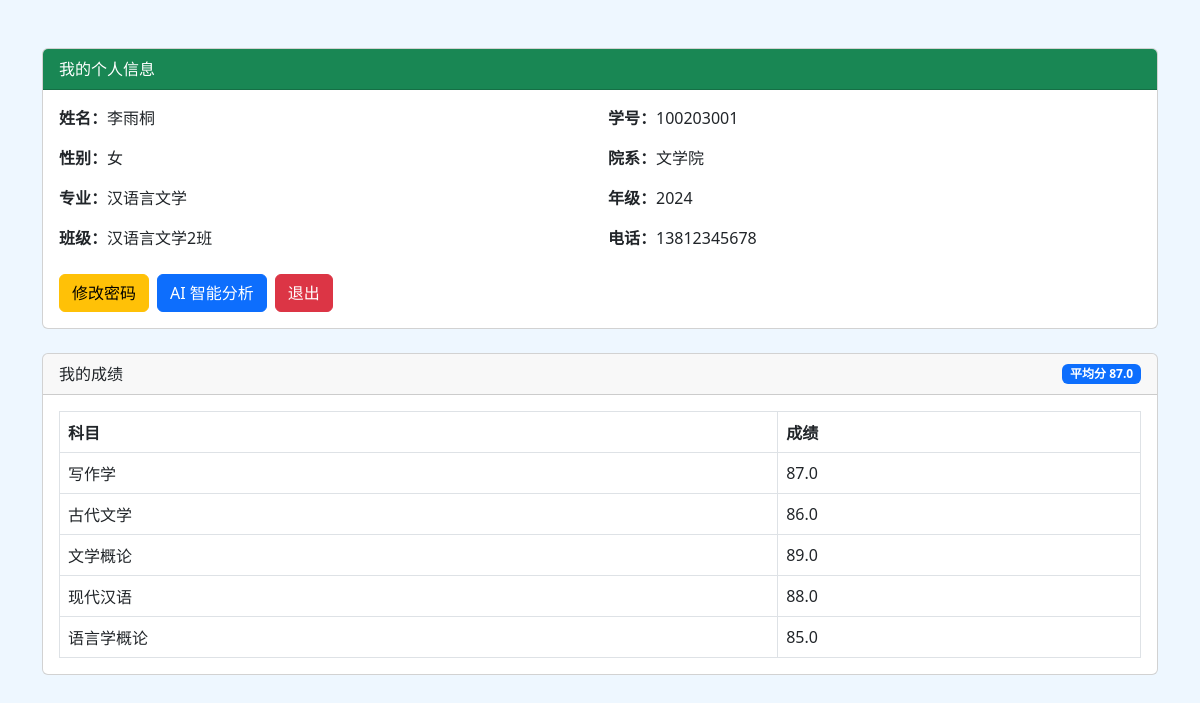
/student/user/center/ (signed in), run on the app's committed database.
### app/models.py (models this page shows, shortened)
class Student(models.Model):
    GENDER_CHOICES = (
        ('男', '男'),
        ('女', '女'),
    )
    sno = models.CharField(max_length=20, primary_key=True, verbose_name='学号')
    name = models.CharField(max_length=20, verbose_name='姓名')
    gender = models.CharField(max_length=2, choices=GENDER_CHOICES, default='男', verbose_name='性别')
    dept = models.CharField(max_length=50, verbose_name='所属院系')
    major = models.CharField(max_length=50, verbose_name='专业')
    grade = models.CharField(max_length=10, verbose_name='年级')
    clazz = models.CharField(max_length=20, verbose_name='班级')
    phone = models.CharField(max_length=11, blank=True, null=True, verbose_name='联系方式')
    add_time = models.DateTimeField(auto_now_add=True, verbose_name='添加时间')
    class Meta:
        verbose_name = '学生信息'
        verbose_name_plural = '学生信息'
        ordering = ['-add_time']

class StudentScore(models.Model):
    student = models.ForeignKey(Student, on_delete=models.CASCADE, related_name='scores', verbose_name='学生')
    subject = models.CharField(max_length=50, verbose_name='科目')
    score = models.FloatField(verbose_name='成绩')
    add_time = models.DateTimeField(auto_now_add=True, verbose_name='录入时间')
    class Meta:
        verbose_name = '学生成绩'
        verbose_name_plural = '学生成绩'
        ordering = ['subject']
        constraints = [
            models.UniqueConstraint(fields=['student', 'subject'], name='unique_student_subject_score'),
        ]

### app/views.py (the view)
# urls.py: path('student/user/center/', views.student_center, name='student_center'),
@student_login_required
def student_center(request):
    sno = request.session.get('student_sno')
    student = get_object_or_404(Student.objects.prefetch_related('scores'), sno=sno)
    scores = list(student.scores.all())
    _, score_summary, _ = _build_validation_report(student, scores)
    return render(
        request,
        'student_center.html',
        {
            'student': student,
            'scores': scores,
            'score_summary': score_summary,
        },
    )

### app/views.py (called while the page is built)
def student_login_required(func):
    @wraps(func)
    def wrapper(request, *args, **kwargs):
        if not request.session.get('student_sno'):
            messages.error(request, '请先登录学生账号。')
            return redirect('student_login')
        return func(request, *args, **kwargs)
    return wrapper

### templates/student_center.html (shortened to what this page needs)
﻿<!DOCTYPE html>
<html lang="zh-CN">
<head>
    <link href="https://cdn.jsdelivr.net/npm/bootstrap@5.3.0/dist/css/bootstrap.min.css" rel="stylesheet">
</head>
<body class="container mt-4" style="background-color: #eef7ff;">
    <div class="card mb-4">
        <div class="card-header bg-success text-white">我的个人信息</div>
        <div class="card-body">
            <div class="row g-3">
                <div class="col-md-6"><strong>姓名：</strong>{{ student.name }}</div>
                <div class="col-md-6"><strong>学号：</strong>{{ student.sno }}</div>
                <div class="col-md-6"><strong>性别：</strong>{{ student.gender }}</div>
                <div class="col-md-6"><strong>院系：</strong>{{ student.dept }}</div>
                <div class="col-md-6"><strong>专业：</strong>{{ student.major }}</div>
                <div class="col-md-6"><strong>年级：</strong>{{ student.grade }}</div>
                <div class="col-md-6"><strong>班级：</strong>{{ student.clazz }}</div>
                <div class="col-md-6"><strong>电话：</strong>{{ student.phone|default:'未填写' }}</div>
            </div>
            <div class="mt-4 d-flex gap-2 flex-wrap">
                <a href="{% url 'student_change_pwd' %}" class="btn btn-warning">修改密码</a>
                <a href="{% url 'student_ai' %}" class="btn btn-primary">AI 智能分析</a>
                <a href="{% url 'student_logout' %}" class="btn btn-danger">退出</a>
            </div>
        </div>
    </div>
    <div class="card">
        <div class="card-header d-flex justify-content-between align-items-center">
            <span>我的成绩</span>
            {% if score_summary.has_scores %}
                <span class="badge bg-primary">平均分 {{ score_summary.average }}</span>
            {% else %}
                <span class="badge bg-secondary">暂无成绩</span>
            {% endif %}
        </div>
        <div class="card-body">
            {% if scores %}
                <table class="table table-bordered align-middle mb-0">
                    <thead>
                        <tr>
                            <th>科目</th>
                            <th>成绩</th>
                        </tr>
                    </thead>
                    <tbody>
                        {% for score in scores %}
                            <tr>
                                <td>{{ score.subject }}</td>
                                <td>{{ score.score }}</td>
                            </tr>
                        {% endfor %}
                    </tbody>
                </table>
            {% else %}
                <p class="text-muted mb-0">管理员暂未录入你的成绩信息。</p>
            {% endif %}
        </div>
    </div>
</body>
</html>

### data on the page
Student: name "李雨桐", sno "100203001", gender "女", dept "文学院", major "汉语言文学", grade "2024", clazz "汉语言文学2班", phone "13812345678"
StudentScore: subject "写作学", score "87.0"
StudentScore: subject "古代文学", score "86.0"
StudentScore: subject "文学概论", score "89.0"
StudentScore: subject "现代汉语", score "88.0"
StudentScore: subject "语言学概论", score "85.0"

### other printed values
{{ score_summary.average }} "87.0"
